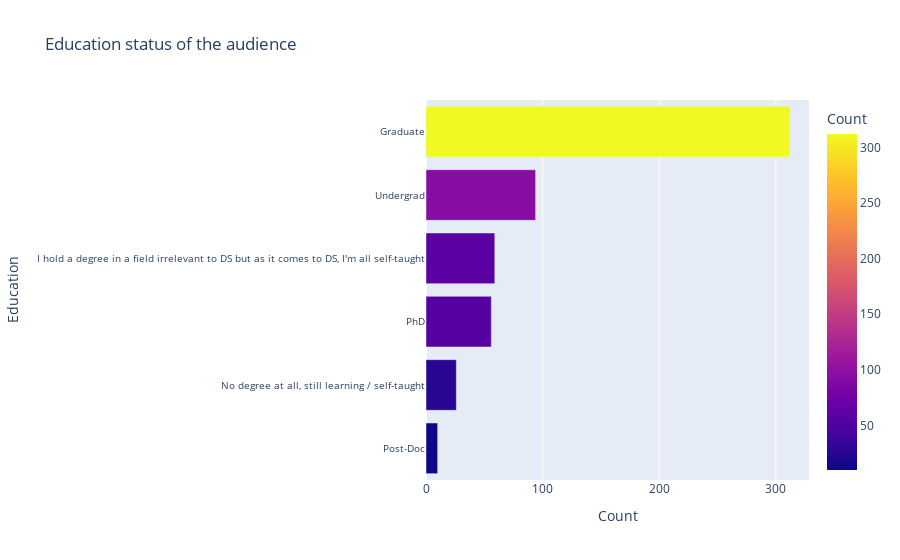

Here is the notebook cell this chart was saved with:
### Markdown cell above
<a name="education"></a>
# 05 Education

### Code cell
eda.plot_feature_count('Education', 'Education status of the audience')

### Figure 1 — Plotly figure (JSON) as saved in the notebook; plotly's stock layout.template omitted (floating-point values rounded to 4 significant figures)
{"data": [{"alignmentgroup": "True", "customdata": [[10], [26], [56], [59], [94], [312]], "hoverlabel": {"namelength": 0}, "hovertemplate": "Count=%{marker.color}<br>Education=%{y}", "legendgroup": "", "marker": {"color": [10, 26, 56, 59, 94, 312], "coloraxis": "coloraxis"}, "name": "", "offsetgroup": "", "orientation": "h", "showlegend": false, "textposition": "auto", "type": "bar", "x": [10, 26, 56, 59, 94, 312], "xaxis": "x", "y": ["Post-Doc", "No degree at all, still learning / self-taught", "PhD", "I hold a degree in a field irrelevant to DS but as it comes to DS, I'm all self-taught", "Undergrad", "Graduate"], "yaxis": "y"}], "layout": {"barmode": "relative", "coloraxis": {"colorbar": {"title": {"text": "Count"}}, "colorscale": [[0, "#0d0887"], [0.1111, "#46039f"], [0.2222, "#7201a8"], [0.3333, "#9c179e"], [0.4444, "#bd3786"], [0.5556, "#d8576b"], [0.6667, "#ed7953"], [0.7778, "#fb9f3a"], [0.8889, "#fdca26"], [1, "#f0f921"]]}, "legend": {"tracegroupgap": 0}, "title": {"text": "Education status of the audience"}, "xaxis": {"anchor": "y", "domain": [0, 1], "title": {"text": "Count"}}, "yaxis": {"anchor": "x", "domain": [0, 1], "tickfont": {"size": 10}, "title": {"text": "Education"}}}}
